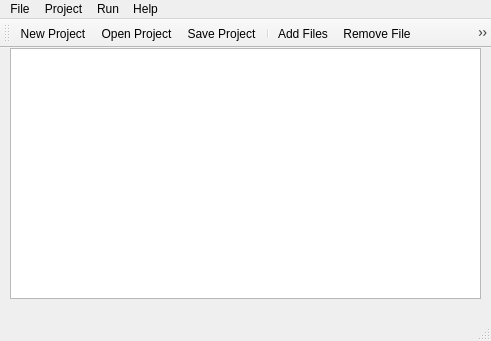
<ui version="4.0" >
 <class>KLameMainFormBase</class>
 <widget class="QMainWindow" name="KLameMainFormBase" >
  <property name="geometry" >
   <rect>
    <x>0</x>
    <y>0</y>
    <width>491</width>
    <height>341</height>
   </rect>
  </property>
  <property name="windowTitle" >
   <string>kLAME MP3 Converter</string>
  </property>
  <property name="windowIcon" >
   <iconset resource="icons.qrc" >:/klame.png</iconset>
  </property>
  <widget class="QWidget" name="centralwidget" >
   <widget class="QTableWidget" name="mainTable" >
    <property name="geometry" >
     <rect>
      <x>10</x>
      <y>0</y>
      <width>471</width>
      <height>251</height>
     </rect>
    </property>
   </widget>
  </widget>
  <widget class="QMenuBar" name="menubar" >
   <property name="geometry" >
    <rect>
     <x>0</x>
     <y>0</y>
     <width>491</width>
     <height>29</height>
    </rect>
   </property>
   <widget class="QMenu" name="menuHelp" >
    <property name="title" >
     <string>Help</string>
    </property>
    <addaction name="actionInstructions" />
    <addaction name="actionAbout" />
   </widget>
   <widget class="QMenu" name="menuFile" >
    <property name="title" >
     <string>File</string>
    </property>
    <addaction name="actionNewProject" />
    <addaction name="actionOpenProject" />
    <addaction name="actionSaveProject" />
    <addaction name="actionQuit" />
   </widget>
   <widget class="QMenu" name="menuRun" >
    <property name="title" >
     <string>Run</string>
    </property>
    <addaction name="actionConvertFiles" />
   </widget>
   <widget class="QMenu" name="menuProject" >
    <property name="title" >
     <string>Project</string>
    </property>
    <addaction name="actionAddFiles" />
    <addaction name="actionRemoveFile" />
    <addaction name="actionAddColumn" />
    <addaction name="actionDeleteColumn" />
    <addaction name="actionOptions" />
   </widget>
   <addaction name="menuFile" />
   <addaction name="menuProject" />
   <addaction name="menuRun" />
   <addaction name="menuHelp" />
  </widget>
  <widget class="QStatusBar" name="statusbar" />
  <widget class="QToolBar" name="toolBar" >
   <property name="orientation" >
    <enum>Qt::Horizontal</enum>
   </property>
   <property name="iconSize" >
    <size>
     <width>24</width>
     <height>24</height>
    </size>
   </property>
   <attribute name="toolBarArea" >
    <number>4</number>
   </attribute>
   <addaction name="actionNewProject" />
   <addaction name="actionOpenProject" />
   <addaction name="actionSaveProject" />
   <addaction name="separator" />
   <addaction name="actionAddFiles" />
   <addaction name="actionRemoveFile" />
   <addaction name="actionAddColumn" />
   <addaction name="actionDeleteColumn" />
   <addaction name="actionOptions" />
   <addaction name="separator" />
   <addaction name="actionConvertFiles" />
   <addaction name="separator" />
   <addaction name="actionInstructions" />
   <addaction name="actionAbout" />
   <addaction name="separator" />
   <addaction name="actionQuit" />
   <addaction name="separator" />
  </widget>
  <action name="actionNewProject" >
   <property name="icon" >
    <iconset resource="icons.qrc" >:/filenew.png</iconset>
   </property>
   <property name="text" >
    <string>New Project</string>
   </property>
  </action>
  <action name="actionOpenProject" >
   <property name="icon" >
    <iconset resource="icons.qrc" >:/fileopen.png</iconset>
   </property>
   <property name="text" >
    <string>Open Project</string>
   </property>
  </action>
  <action name="actionSaveProject" >
   <property name="icon" >
    <iconset resource="icons.qrc" >:/filesave.png</iconset>
   </property>
   <property name="text" >
    <string>Save Project</string>
   </property>
  </action>
  <action name="actionQuit" >
   <property name="icon" >
    <iconset resource="icons.qrc" >:/stock-quit.png</iconset>
   </property>
   <property name="text" >
    <string>Quit</string>
   </property>
  </action>
  <action name="actionAddFiles" >
   <property name="icon" >
    <iconset resource="icons.qrc" >:/gtk-new.png</iconset>
   </property>
   <property name="text" >
    <string>Add Files</string>
   </property>
  </action>
  <action name="actionOptions" >
   <property name="icon" >
    <iconset resource="icons.qrc" >:/500_setup.png</iconset>
   </property>
   <property name="text" >
    <string>Options</string>
   </property>
  </action>
  <action name="actionAddColumn" >
   <property name="icon" >
    <iconset resource="icons.qrc" >:/stock-add.png</iconset>
   </property>
   <property name="text" >
    <string>Add Column</string>
   </property>
  </action>
  <action name="actionDeleteColumn" >
   <property name="icon" >
    <iconset resource="icons.qrc" >:/gtk-remove.png</iconset>
   </property>
   <property name="text" >
    <string>Delete Column</string>
   </property>
  </action>
  <action name="actionInstructions" >
   <property name="icon" >
    <iconset resource="icons.qrc" >:/gtk-help.png</iconset>
   </property>
   <property name="text" >
    <string>Instructions</string>
   </property>
  </action>
  <action name="actionAbout" >
   <property name="icon" >
    <iconset resource="icons.qrc" >:/stock-about.png</iconset>
   </property>
   <property name="text" >
    <string>About</string>
   </property>
  </action>
  <action name="actionConvertFiles" >
   <property name="icon" >
    <iconset resource="icons.qrc" >:/exec.png</iconset>
   </property>
   <property name="text" >
    <string>Convert Files</string>
   </property>
  </action>
  <action name="actionRemoveFile" >
   <property name="icon" >
    <iconset resource="icons.qrc" >:/stock-remove.png</iconset>
   </property>
   <property name="text" >
    <string>Remove File</string>
   </property>
  </action>
 </widget>
 <resources>
  <include location="icons.qrc" />
 </resources>
 <connections/>
</ui>
